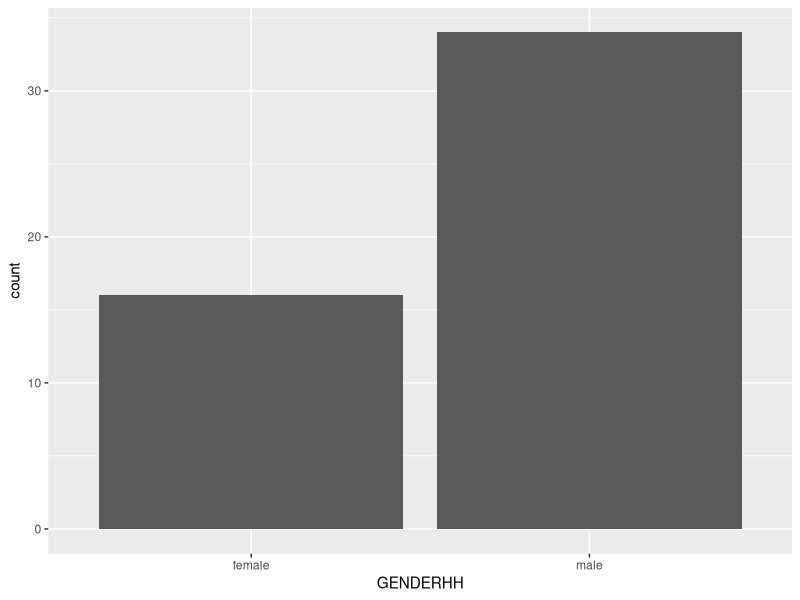
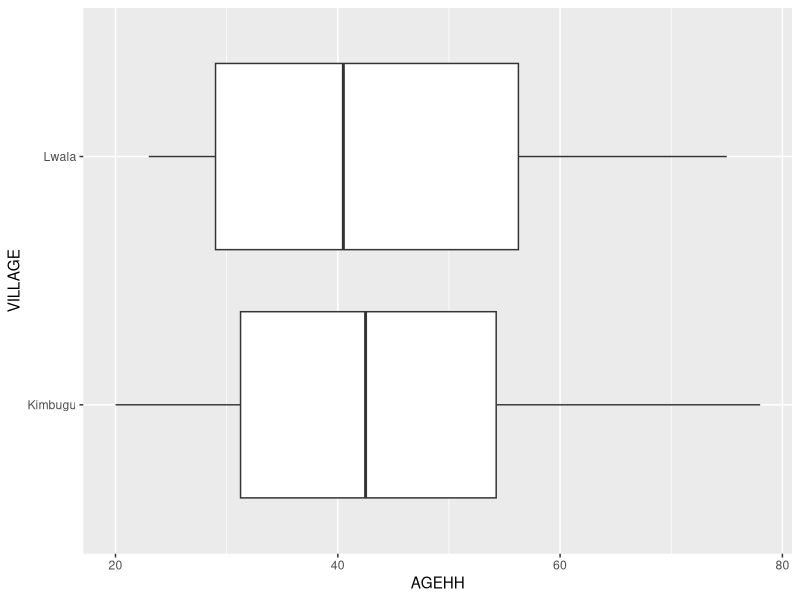
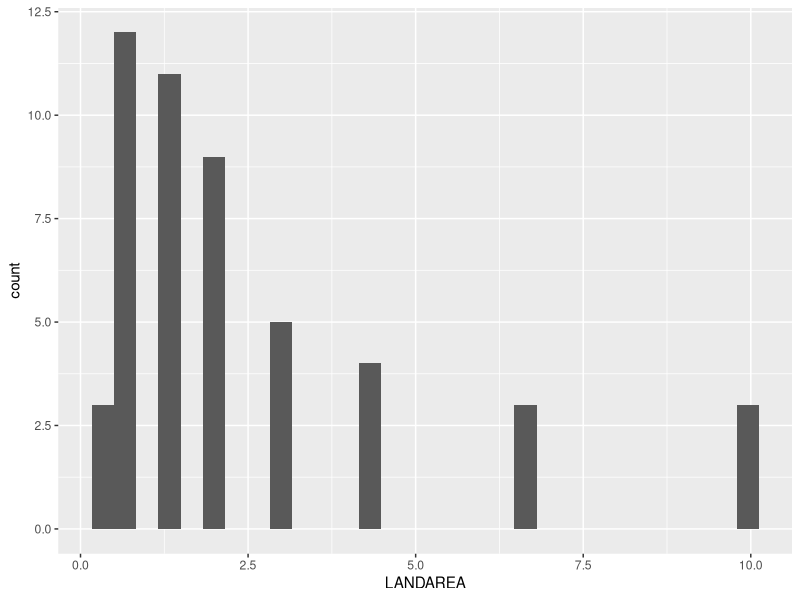
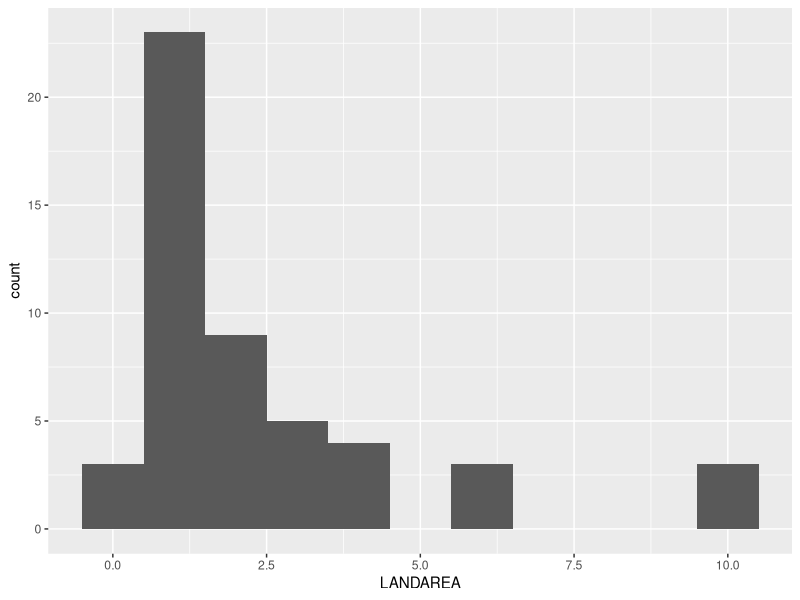
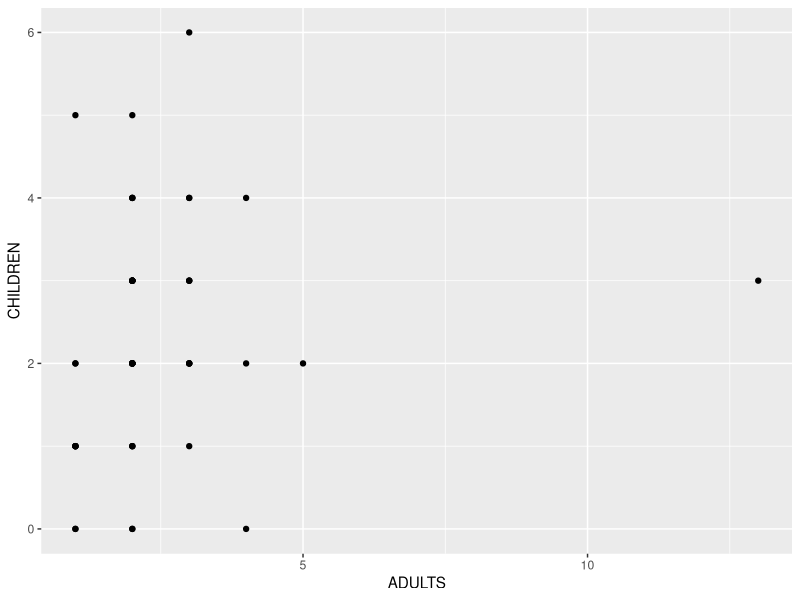
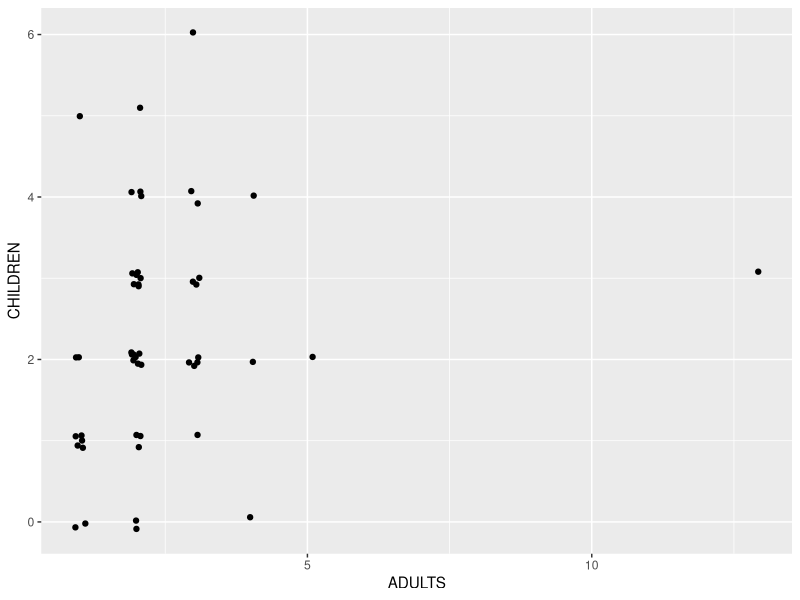

Source code (R) for these figures, in order:
## ---- chunk 1

library(tidyverse)
library(knitr)

BeanSurvey<-read.csv("bean_survey.csv")[,-1]

BeanSurvey$AGEHH<-c(32,57,20,55,78,42,28,49,41,54,65,63,32,29,43,68,53,39,25,44,23,47,32,26,25,29,44,23,58,69,26,65,75,51,38,24,35,29,37,45,50,23,60,32,70,43,51,28,65,33)


BeanSurvey<-mutate(BeanSurvey,GENDERHH=ifelse(is.na(GENDERHH),"male",as.character(GENDERHH)))


## ---- chunk 2

ggplot(data=BeanSurvey, aes(x=GENDERHH)) + 
  geom_bar()

## ---- chunk 3
ggplot(data = BeanSurvey,  aes(x = AGEHH, y = VILLAGE)) +
  geom_boxplot()
## ---- chunk 4

ggplot(data=BeanSurvey,aes(x=LANDAREA))+
  geom_histogram()

## ---- chunk 5
ggplot(data=BeanSurvey,aes(x=LANDAREA))+
  geom_histogram(binwidth = 1)
## ---- chunk 6
ggplot(data=BeanSurvey,aes(x=ADULTS,y=CHILDREN))+
  geom_point()
## ---- chunk 7
ggplot(data=BeanSurvey,aes(x=ADULTS,y=CHILDREN))+
  geom_jitter(width=0.1,height=0.1)
